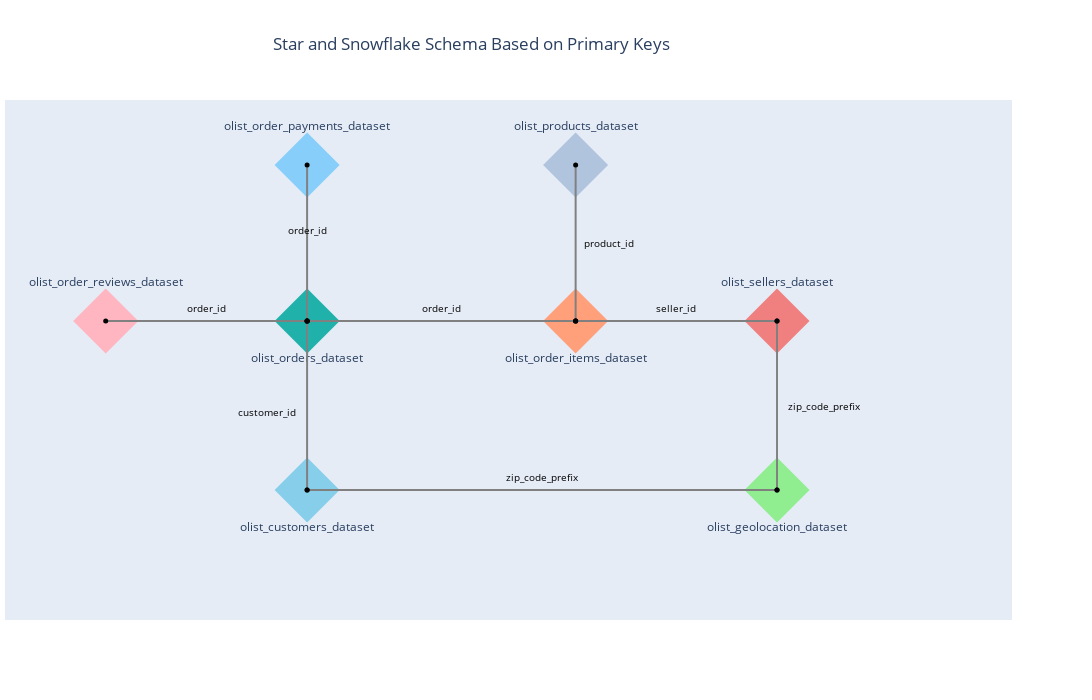

Notebook code cell kept with this figure:
### Code cell
import plotly.graph_objects as go

# Define positions for the nodes
positions = {
    'olist_customers_dataset': (4.5, 0),
    'olist_geolocation_dataset': (11.5, 0),
    'olist_sellers_dataset': (11.5, 1.3),
    'olist_order_items_dataset': (8.5, 1.3),
    'olist_orders_dataset': (4.5, 1.3),
    'olist_order_reviews_dataset': (1.5, 1.3),
    'olist_order_payments_dataset': (4.5, 2.5),
    'olist_products_dataset': (8.5, 2.5)
}

# Define colors for each node
colors = ['skyblue', 'lightgreen', 'lightcoral', 'lightsalmon', 'lightseagreen', 'lightpink', 'lightskyblue', 'lightsteelblue']

# Create Plotly traces for nodes
nodes_trace = go.Scatter(
    x=[pos[0] for pos in positions.values()],
    y=[pos[1] for pos in positions.values()],
    mode='markers+text',
    text=list(positions.keys()),
    textposition=[
        'bottom center' if key not in ['olist_order_payments_dataset', 'olist_products_dataset', 'olist_sellers_dataset', 'olist_order_reviews_dataset'] else ('middle right' if key == 'olist_orders_dataset' else 'top center') for key in positions.keys()],   
    marker=dict(symbol='diamond', size=50, color=colors),
    hoverinfo='text'
)

edges = [
    ('olist_orders_dataset', 'olist_order_payments_dataset', 'order_id'),
    ('olist_order_items_dataset', 'olist_products_dataset', 'product_id'),
    ('olist_sellers_dataset', 'olist_order_items_dataset', 'seller_id'),
    ('olist_customers_dataset', 'olist_geolocation_dataset', 'zip_code_prefix'),
    ('olist_geolocation_dataset', 'olist_sellers_dataset', 'zip_code_prefix'),
    ('olist_orders_dataset', 'olist_customers_dataset', 'customer_id'),
    ('olist_orders_dataset', 'olist_order_items_dataset', 'order_id'),
    ('olist_order_reviews_dataset', 'olist_orders_dataset', 'order_id'),
]

# Create lists for x and y coordinates of edges and annotations
edge_x = []
edge_y = []
edge_annotations = []

for from_node, to_node, primary_key in edges:
    x0, y0 = positions[from_node]
    x1, y1 = positions[to_node]
    
    # Define annotation properties
    annotation = dict(
        xref='x',
        yref='y',
        text=primary_key,
        showarrow=False,
        font=dict(color='black', size=10)
    )
    
    # Update the annotation for the 'zip_code_prefix' edge between 'olist_geolocation_dataset' and 'olist_sellers_dataset'
    if primary_key == 'order_id' and from_node == 'olist_order_payments_dataset' and to_node == 'olist_orders_dataset':
        annotation['x'] = (x0 + x1) / 2 - 1.5
        annotation['y'] = (y0 + y1) / 2 
    
    # Update the annotation for the 'order_id' edge between 'olist_order_payments_dataset' and 'olist_orders_dataset'
    elif primary_key == 'zip_code_prefix' and from_node == 'olist_geolocation_dataset' and to_node == 'olist_sellers_dataset':
        annotation['x'] = (x0 + x1) / 2 + 0.7
        annotation['y'] = (y0 + y1) / 2 

    # For the 'customer_id' edge, adjust the annotation position to the side of the line
    elif primary_key == 'customer_id':
        annotation['x'] = x1 - 0.6
        annotation['y'] = y1 + 0.6
    elif primary_key == 'product_id':
        annotation['x'] = x1 + 0.5
        annotation['y'] = y1 - 0.6
    else:
        # For other edges, place the annotation between the nodes
        annotation['x'] = (x0 + x1) / 2
        annotation['y'] = (y0 + y1) / 2 + 0.1
    
    # Add annotation to the list
    edge_annotations.append(annotation)
    
    # Add coordinates for the edges (start and end outside the nodes)
    edge_x.extend([x0, x1, None])
    edge_y.extend([y0, y1, None])

# Create Plotly traces for edges with markers
edges_trace = go.Scatter(
    x=edge_x,
    y=edge_y,
    mode='lines+markers',  
    line=dict(color='gray', width=2),
    marker=dict(color='black', size=5),  # Define marker properties
    hoverinfo='none'
)

# Create Plotly layout
layout = go.Layout(
    title='Star and Snowflake Schema Based on Primary Keys',
    title_x=0.25,
    showlegend=False,
    hovermode='closest',
    margin=dict(l=5),  
    xaxis=dict(showticklabels=False, zeroline=False, showgrid=False, range=[0, 15]),  
    yaxis=dict(showticklabels=False, zeroline=False, showgrid=False, range=[-1, 3]),  
    height=700,  
    width=1140,   
    annotations=edge_annotations
)

# Combine traces and layout into a figure
fig = go.Figure(data=[nodes_trace, edges_trace], layout=layout)

# Show Plotly figure
fig.show()

### Figure 1 — Plotly figure (JSON) as saved in the notebook; plotly's stock layout.template omitted (floating-point values rounded to 4 significant figures)
{"data": [{"hoverinfo": "text", "marker": {"color": ["skyblue", "lightgreen", "lightcoral", "lightsalmon", "lightseagreen", "lightpink", "lightskyblue", "lightsteelblue"], "size": 50, "symbol": "diamond"}, "mode": "markers+text", "text": ["olist_customers_dataset", "olist_geolocation_dataset", "olist_sellers_dataset", "olist_order_items_dataset", "olist_orders_dataset", "olist_order_reviews_dataset", "olist_order_payments_dataset", "olist_products_dataset"], "textposition": ["bottom center", "bottom center", "top center", "bottom center", "bottom center", "top center", "top center", "top center"], "type": "scatter", "x": [4.5, 11.5, 11.5, 8.5, 4.5, 1.5, 4.5, 8.5], "y": [0, 0, 1.3, 1.3, 1.3, 1.3, 2.5, 2.5]}, {"hoverinfo": "none", "line": {"color": "gray", "width": 2}, "marker": {"color": "black", "size": 5}, "mode": "lines+markers", "type": "scatter", "x": [4.5, 4.5, null, 8.5, 8.5, null, 11.5, 8.5, null, 4.5, 11.5, null, 11.5, 11.5, null, 4.5, 4.5, null, 4.5, 8.5, null, 1.5, 4.5, null], "y": [1.3, 2.5, null, 1.3, 2.5, null, 1.3, 1.3, null, 0, 0, null, 0, 1.3, null, 1.3, 0, null, 1.3, 1.3, null, 1.3, 1.3, null]}], "layout": {"annotations": [{"font": {"color": "black", "size": 10}, "showarrow": false, "text": "order_id", "x": 4.5, "xref": "x", "y": 2, "yref": "y"}, {"font": {"color": "black", "size": 10}, "showarrow": false, "text": "product_id", "x": 9, "xref": "x", "y": 1.9, "yref": "y"}, {"font": {"color": "black", "size": 10}, "showarrow": false, "text": "seller_id", "x": 10, "xref": "x", "y": 1.4, "yref": "y"}, {"font": {"color": "black", "size": 10}, "showarrow": false, "text": "zip_code_prefix", "x": 8, "xref": "x", "y": 0.1, "yref": "y"}, {"font": {"color": "black", "size": 10}, "showarrow": false, "text": "zip_code_prefix", "x": 12.2, "xref": "x", "y": 0.65, "yref": "y"}, {"font": {"color": "black", "size": 10}, "showarrow": false, "text": "customer_id", "x": 3.9, "xref": "x", "y": 0.6, "yref": "y"}, {"font": {"color": "black", "size": 10}, "showarrow": false, "text": "order_id", "x": 6.5, "xref": "x", "y": 1.4, "yref": "y"}, {"font": {"color": "black", "size": 10}, "showarrow": false, "text": "order_id", "x": 3, "xref": "x", "y": 1.4, "yref": "y"}], "height": 700, "hovermode": "closest", "margin": {"l": 5}, "showlegend": false, "title": {"text": "Star and Snowflake Schema Based on Primary Keys", "x": 0.25}, "width": 1140, "xaxis": {"range": [0, 15], "showgrid": false, "showticklabels": false, "type": "linear", "zeroline": false}, "yaxis": {"range": [-1, 3], "showgrid": false, "showticklabels": false, "type": "linear", "zeroline": false}}}
